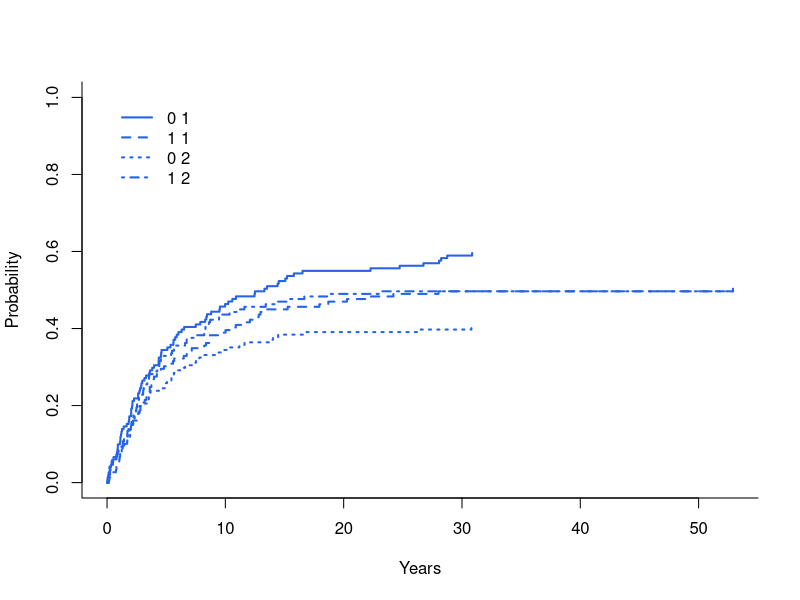

Source code (R):
## ---- chunk 1
knitr::opts_chunk$set(
  echo = TRUE,
  warning = FALSE,
  message = FALSE,
  fig.width = 7.4,
  fig.height = 4.8,
  dpi = 150,
  out.width = "100%",
  fig.path = "figure/1088-finegray-"
)
## ---- chunk 2
library(dplyr)
library(ggplot2)
library(cmprsk)
## ---- chunk 3
set.seed(2026)
size <- 300

sim_time <- rexp(size, rate = 0.1)
comp_time <- rexp(size, rate = 0.08)
status <- if_else(sim_time <= comp_time, 1, 2)

follow_time <- pmin(sim_time, comp_time)

covariate <- rbinom(size, 1, 0.5)

fg_data <- tibble(
  time = follow_time,
  status = status,
  exposure = covariate
)

fg_data
## ---- chunk 4
fg_cif <- cuminc(ftime = fg_data$time, fstatus = fg_data$status, group = fg_data$exposure)
fg_cif
## ---- chunk 5
plot(fg_cif, col = c("#2563eb", "#ef4444"), lwd = 2)
## ---- chunk 6
fg_fit <- crr(
  ftime = fg_data$time,
  fstatus = fg_data$status,
  cov1 = as.matrix(fg_data$exposure)
)

summary(fg_fit)
